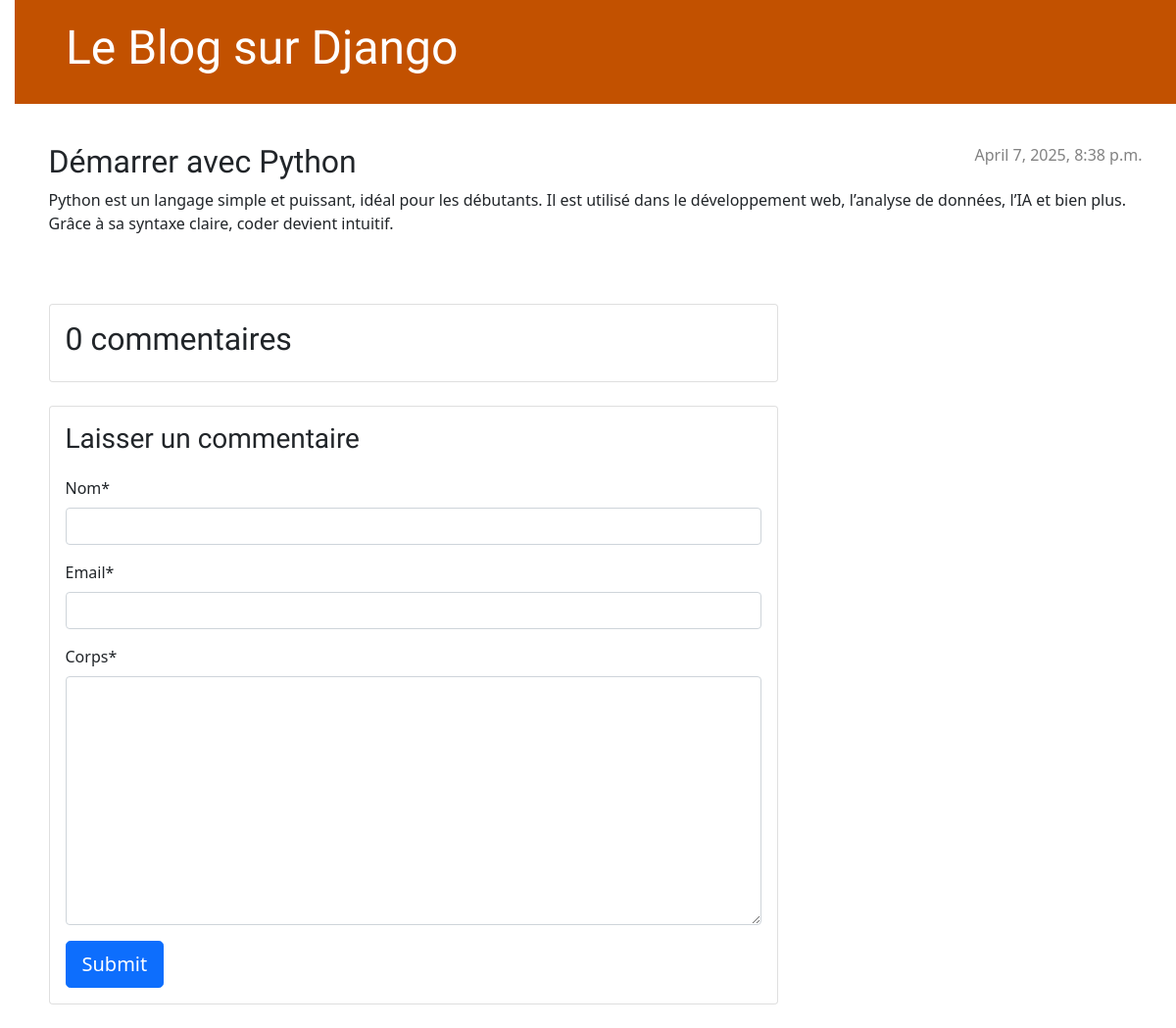
/post/1/, run on an earlier commit of the app's database.
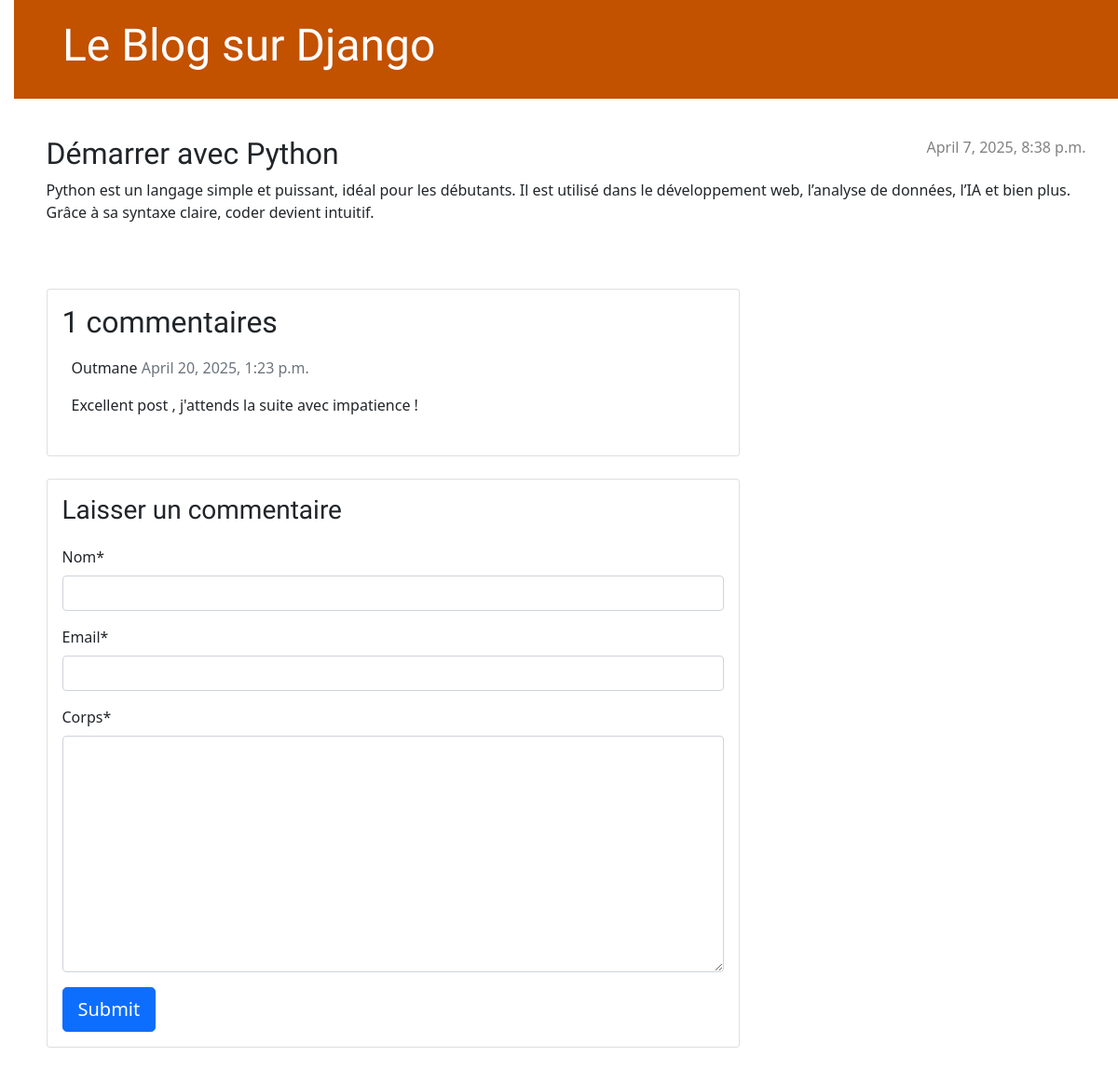
And on a later commit of the database.
### blog/models.py (models this page shows, shortened)
class Post(models.Model):
    auteur = models.ForeignKey(settings.AUTH_USER_MODEL, on_delete=models.CASCADE)
    titre = models.CharField(max_length=200)
    texte = models.TextField()
    created_date = models.DateTimeField(default=timezone.now)
    published_date = models.DateTimeField(blank=True, null=True)

class Commentaire(models.Model):
    post = models.ForeignKey(Post, on_delete = models.CASCADE, related_name ='commentaires')
    nom = models.CharField(max_length=80)
    email = models.EmailField()
    corps = models.TextField()
    created_on = models.DateTimeField(auto_now_add=True)
    active = models.BooleanField(default=False)

### blog/views.py (the view)
# urls.py: path('post/<int:pk>/', views.post_detail, name = 'post_detail'),
def post_detail(request, pk):
    template_name = 'blog/post_detail.html'
    post = get_object_or_404(Post, pk=pk)
    commentaires = post.commentaires.filter(active=True)
    new_comment = None
    if request.method == 'POST':
        comment_form = CommentaireForm(data=request.POST)
        if comment_form.is_valid():
            new_comment = comment_form.save(commit=False)
            new_comment.post = post
            new_comment.save()
    else:
        comment_form = CommentaireForm()
    return render(request, template_name, {'post': post, 'commentaires':commentaires, 'new_comment': new_comment, 'comment_form': comment_form})

### blog/forms.py
class CommentaireForm(forms.ModelForm):
    class Meta:
        model = Commentaire
        fields = ('nom', 'email', 'corps')

### blog/templates/blog/post_detail.html (shortened to what this page needs)
{% extends 'blog/base.html' %}
{% load crispy_forms_tags %}
{% block content %}
    <article class="post">
        {% if post.published_date %}
            <time class="date">
                {{ post.published_date }}
            </time>
        {% endif %}
        <h2>{{ post.titre }}</h2>
        <p>{{ post.texte|linebreaksbr }}</p>
    </article>
    <div class="col-md-8 card mb-4 mt-3 ">
        <div class="card-body">
            <h2>{{ commentaires.count }} commentaires</h2>
            {% for comment in commentaires %}
                <div class="comments" style="padding: 10px;">
                    <p class="font-weight-bold">
                        {{ comment.nom }}
                        <span class=" text-muted font-weight-normal">
                            {{ comment.created_on }}
                        </span>
                    </p>
                    {{ comment.corps | linebreaks }}
                </div>
            {% endfor %}
        </div>
    </div>
        <div class="col-md-8 card mb-4 mt-3 ">
            <div class="card-body">
                {% if new_comment %}
                    <div class="alert alert-success" role="alert">
                        Votre commentaire est en attente d’une modération
                    </div>
                {% else %}
                    <h3>Laisser un commentaire</h3>
                    <form method="post" style="margin-top: 1.3em;">
                        {{ comment_form | crispy }}
                        <button type="submit" class="btn btn-primary btn-lg">Submit</button>
                    </form>
                {% endif %}
            </div>
        </div>
{% endblock %}

### blog/templates/blog/base.html (shortened to what this page needs)
{% load static %}
<!DOCTYPE html>
<html>
    <head>
        <link href="https://cdn.jsdelivr.net/npm/bootstrap@5.0.2/dist/css/bootstrap.min.css" rel="stylesheet">
        <link rel="stylesheet" href="{% static 'css/blog.css' %}">
    </head>
    <body>
        <header class = "page-header">
            <div class = "container">
                <h1><a href = "/">Le Blog sur Django</a></h1>
            </div>
        </header>
        <main class = "container">
            <div class = "row">
                <div class = "col">
                   {% block content %}
                   {% endblock %}
                </div>
            </div>
        </main>
    </body>
</html>

### blog/static/css/blog.css (style rules this page uses)
h1 a, h2 a { color: #C25100; font-family: 'Lobster'; }
body { padding-left: 15px; }
.page-header { background-color: #C25100; margin-top: 0; margin-bottom: 40px; padding: 20px 20px 20px 40px; }
.page-header h1, .page-header h1 a, .page-header h1 a:visited, .page-header h1 a:active { color: #ffffff; font-size: 36pt; text-decoration: none; }
h1, h2, h3, h4 { font-family: 'Lobster', cursive; }
.date { color: #828282; }
.post { margin-bottom: 70px; }
.post > .date, .post > .actions { float: right; }

What changed in the data, as far as the page shows it:
added Commentaire: nom "Outmane", created_on "April 20, 2025, 1:23 p.m.", corps "Excellent post , j'attends la suite avec impatience !"
Also different on the page:
{{ commentaires.count }}: "0" → "1"
